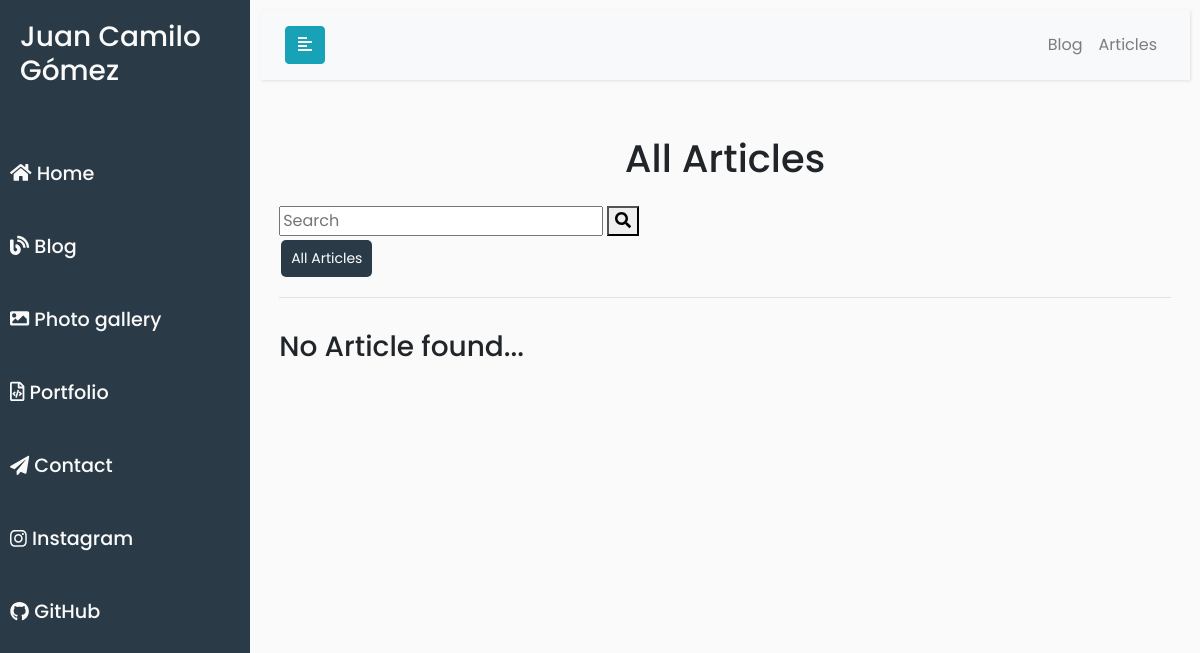
The app's page /blog/articles/, older data.
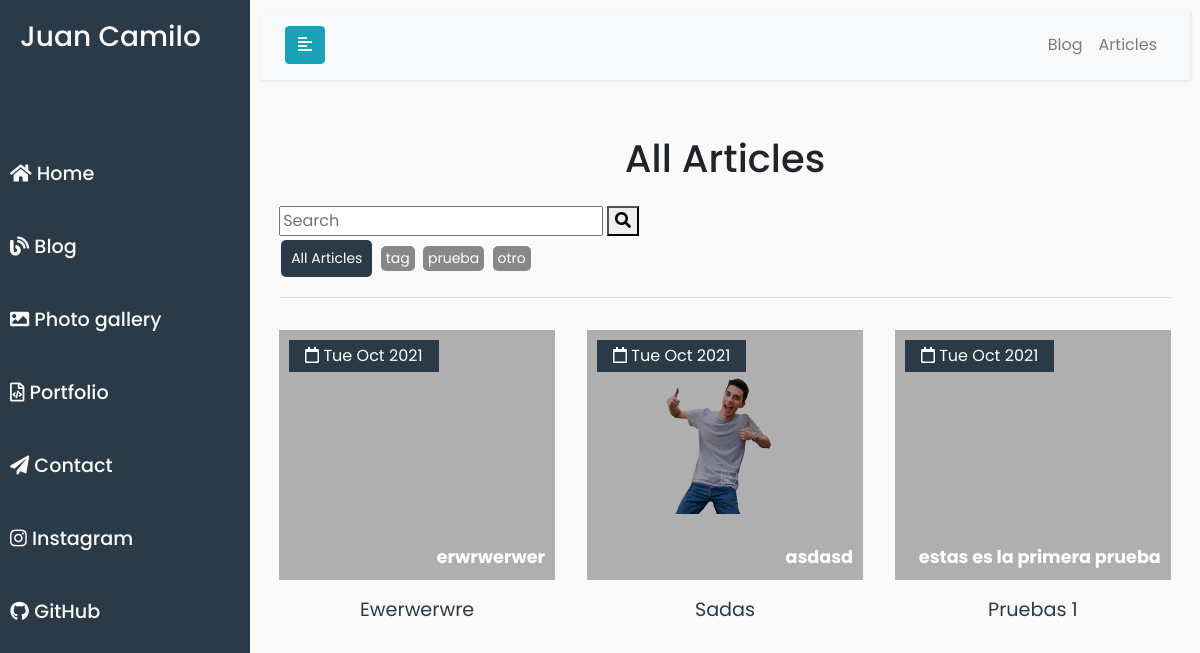
The same page, newer data.
### app/core/models.py (models this page shows, shortened)
class Home(models.Model):
    name = models.CharField(max_length=20, verbose_name='Name of Page')
    acronym = models.CharField(max_length=2, verbose_name='Acronym of Name')
    title = models.CharField(max_length=20, verbose_name='Title of Page')
    instagram_url = models.URLField(verbose_name='Your instagram url')
    github_url = models.URLField(verbose_name='Your Git-Hub url')
    greetings_1 = models.CharField(max_length=5, verbose_name='Greetings in page 1st')
    greetings_2 = models.CharField(max_length=5, verbose_name='Greetings in page 2nd')
    picture = models.ImageField(upload_to='home/' , verbose_name='Your Photo')
    updated = models.DateTimeField(auto_now=True)

### app/blog/models.py (models this page shows, shortened)
class Tag(models.Model):
    name = models.CharField(max_length=100)

class Article(models.Model):
    author = models.ForeignKey(
        Profile, on_delete=models.CASCADE, related_name='author')
    headline = models.CharField(max_length=200)
    sub_headline = models.CharField(max_length=200, null=True, blank=True)
    image = models.ImageField(null=True, blank=True, upload_to="blog/article", default="placeholder.png")
    body = RichTextUploadingField(null=True, blank=True)
    featured = models.BooleanField(default=True)
    tags = models.ManyToManyField(Tag, blank=True)
    options = (
        ('draft', 'Draft'),
        ('published', 'Published'),
    )
    slug = models.SlugField(max_length=250, unique_for_date='publish')
    publish = models.DateTimeField(default=timezone.now)
    status = models.CharField(max_length=10, choices=options, default='draft')
    objects = models.Manager()  # default manager
    articlemanager = ArticleManager()  # custom manager
    def get_absolute_url(self):
        return reverse('blog:article', args=[self.slug])
    class Meta:
        ordering = ('-publish',)

### app/blog/views.py (the view)
# urls.py: path('articles/', views.articles, name='articles'),
def articles(request):
    home = Home.objects.latest('updated')
    query = request.GET.get('query')
    if query == None:
        query = ''
    articles = Article.articlemanager.filter(
        Q(headline__icontains=query) |
        Q(sub_headline__icontains=query) |
        Q(body__icontains=query)
    )
    tags = Tag.objects.all()
    context = {
        'home': home,
        'articles': articles,
        'tags': tags,
    }
    return render(request, 'blog/articles.html', context)

### app/blog/models.py (called while the page is built)
        def get_queryset(self):
            return super().get_queryset() .filter(status='published')

### app/static/templates/blog/articles.html (shortened to what this page needs)
{% extends "base/base.html" %} {% load static %}
{% block head %}
<link rel="stylesheet" href="{% static 'css/blog/blog.css' %}" />
{% endblock %}
{% block content %}
<div id="content">
  <div class="topbar">
    <nav class="navbar navbar-expand-lg navbar-light bg-light">
      <div class="container-fluid">
        <button type="button" id="sidebarCollapse" class="btn btn-info">
          <i class="fas fa-align-left"></i>
        </button>
        <div class="collapse navbar-collapse nav__menu" id="navbarSupportedContent">
          <ul class="nav navbar-nav ml-auto">
            <li class="nav-item">
              <a class="nav-link" href="{% url 'blog:blog' %}">Blog</a>
            </li>
            <li class="nav-item">
              <a class="nav-link" href="{% url 'blog:articles' %}">Articles</a>
            </li>
          </ul>
        </div>
      </div>
    </nav>
  </div>
  <div class = "container2">
    <div class = "title">
      <h2>All Articles</h2>
    </div>
    <form method="GET">
      <input type="text" id="query" name="query" class="textbox" placeholder="Search">
      <button type = "submit" class="button">
        <i class='fas fa-search'></i>
      </button>
    </form>
    <div class="article-meta">
      <a class="back-button" href="{% url 'blog:articles' %}">All Articles</a>
      {% for tag in tags %}
      <span class="tag"><a href="{{ tag.name.url }}">{{ tag.name }}</a></span>
      {% endfor %}
    </div>
    <hr>
    <div class = "featured-content">
      {% for article in articles %}
      <div class = "featured-item">
        <div class = "featured-img">
          <a href="{{ article.get_absolute_url }}">
            <img src = "{{ article.image.url }}" alt = "">
            <span><i class='far fa-calendar'></i>{{ article.publish|date:" D M Y " }}</span>
            <span>{{ article.sub_headline }}</span>
          </a>
        </div>
        <div class = "featured-title">
          <a href = "{{ article.get_absolute_url }}">{{ article.headline }}</a>
        </div>
      </div>
      {% empty %}
			  <h3>No Article found...</h3>
      {% endfor %}
    </div>
  </div>
</div>
{% endblock content %}

### app/static/templates/base/base.html (shortened to what this page needs)
{% load static %}
<!DOCTYPE html>
<html lang="en">
    <head>
        <link   rel="stylesheet"
                href="https://stackpath.bootstrapcdn.com/bootstrap/4.1.0/css/bootstrap.min.css"
/>
        <link rel="stylesheet" href="{% static 'css/base/base.css' %}" />
        {% block head %}{% endblock head %}
    </head>
<body>
    <div class="wrapper">
            <nav id="sidebar">
                <div class="sidebar1 sidebar-header">
                    <h3> {{ home.name }} </h3>
                </div>
                <ul class="sidebar2 list-unstyled components">
                    <li class={% if request.path == '/' %}active{% endif %}>
                        <a href="/">
                            <i class="fas fa-home"></i>
                            <h4>Home</h4>
                        </a>
                    </li>
                    <li class={% if request.path == '/blog/' %}active{% endif %}>
                        <a href="/blog">
                            <i class="fas fa-blog"></i>
                            <h4>Blog</h4>
                        </a>
                    </li>
                    <li class={% if request.path == '/gallery/' %}active{% endif %}>
                        <a href="/gallery">
                            <i class="fas fa-image"></i>
                            <h4>Photo gallery</h4>
                        </a>
                    </li>
                    <li class={% if request.path == '/portfolio/' %}active{% endif %}>
                        <a href="/portfolio">
                            <i class="far fa-file-code"></i>
                            <h4>Portfolio</h4>
                        </a>
                    </li>
                    <li class={% if request.path == '/contact/' %}active{% endif %}>
                        <a href="/contact">
                            <i class="fas fa-paper-plane"></i>
                            <h4>Contact</h4>
                        </a>
                    </li>
                    <li>
                        <a href="https://www.instagram.com/juankgmr/" target="_blank">
                            <i class="fab fa-instagram"></i>
                            <h4>Instagram</h4>
                        </a>
                    </li>
                    <li>
                        <a href="https://github.com/juancgr303" >
                            <i class="fab fa-github"></i>
                            <h4>GitHub</h4>
                        </a>
                    </li>
                </ul>
            </nav>
        {% block content %}
        {% endblock  %}
    </div>
</body>
</html>

### app/static/css/base/base.css (style rules this page uses)
:root { --first-color: #2A3B47; --second-color: #48657A; --white-color: #fafafa; --text-color: #999; --header-height: 4rem; --big-font-size: 10rem; --h2-font-size: 1.25rem; }
:root { --mb-1: .5rem; --mb-2: 1rem; --mb-3: 1.5rem; --mb-4: 2rem; }
h4 { font-size: 1em; text-align: left; display: inline-block; }
ul { margin: 0; padding: 0; list-style: none; }
body { font-family: 'Poppins', sans-serif; background: var(--white-color); }
a, a:hover, a:focus { color: inherit; text-decoration: none; transition: all 0.3s; }
.navbar { padding: 15px 10px; background: var(--white-color); border: none; border-radius: 0; margin-bottom: 40px; box-shadow: 1px 1px 3px rgba(0, 0, 0, 0.1); }
i, span { display: inline-block; }
@media screen and (min-width: 768px) { body { margin: 0; } }
.wrapper { display: flex; align-items: stretch; }
#sidebar { min-width: 250px; max-width: 250px; background: var(--first-color); color: var(--white-color); transition: all 0.3s; }
.sidebar1 { position: -webkit-sticky; position: sticky; top: 0; }
.sidebar2 { position: -webkit-sticky; position: sticky; top: 120px; }
#sidebar ul li a { text-align: left; font-size: 1.2em !important; padding: 20px 10px !important; }
#sidebar .sidebar-header { padding: 20px; background: var(--first-color); }
#sidebar ul.components { padding: 20px 0; }
#sidebar ul li a { padding: 10px; font-size: 1.1em; display: block; }
#content { width: 100%; padding: 10px; min-height: 100vh; transition: all 0.3s; }

### app/static/css/blog/blog.css (style rules this page uses)
.container2 { max-width: 100vw !important; margin: 0 auto !important; padding: 0 1.2rem !important; }
img { width: 100% ; }
.title { text-align: center; padding: 1rem 0; }
.title h2 { font-size: 2.4rem ; }
.featured-content { margin: 2rem 0; }
.featured-item { cursor: pointer; margin: 1.5rem 0; }
.featured-img { position: relative; height: 250px; overflow: hidden; }
.featured-img::after { position: absolute; content: ""; top: 0; left: 0; width: 100%; height: 100%; background: rgba(0, 0, 0, 0.3); }
.featured-img img { transition: all 0.5s ease; width: 100% ; }
.featured-img span:first-of-type { position: absolute; z-index: 1; top: 10px; left: 10px; background: var(--first-color); color: #fff; padding: 0.25rem 1rem; }
.featured-img span:last-of-type { position: absolute; z-index: 1; bottom: 10px; right: 10px; color: #fff; font-weight: 700; font-size: 1.1rem; }
.featured-title { padding: 1rem; font-size: 1.2rem; text-align: center; width: 70%; margin: 0 auto; }
.featured-title a { color: var(--first-color); text-decoration: none; text-transform: capitalize; }
@media screen and (min-width: 768px) { .featured-content { display: grid; grid-template-columns: repeat(2, 1fr); gap: 2rem; } }
@media screen and (min-width: 768px) { .featured-item { margin: 0; } }
@media screen and (min-width: 1200px) { .featured-content { grid-template-columns: repeat(3, 1fr); } }
.tag { display:inline-block; color:#fff; background-color: #888; border-radius: 5px; margin: 2px; padding: 2px 5px; font-size: 14px; cursor: pointer; text-decoration: none; }
.tag a { text-decoration: none; color: white; }
.back-button { padding: 8px 10px; color: #fff; text-align: center; text-decoration: none; font-size: 14px; display: inline-block; margin: 4px 2px; transition-duration: 0.4s; cursor: pointer; background-color: var(--first-color); border-radius: 5px; }

Row changes from the older to the newer data that the page shows:
changed Home: name "Juan Camilo Gómez" → "Juan Camilo"
added Tag: name "tag"
added Tag: name "prueba"
added Tag: name "otro"
added Article: publish "Tue Oct 2021", sub_headline "erwrwerwer", headline "Ewerwerwre"
added Article: image (picture), publish "Tue Oct 2021", sub_headline "asdasd", headline "Sadas"
added Article: publish "Tue Oct 2021", sub_headline "estas es la primera prueba", headline "Pruebas 1"
Text that changed along with them:
text no longer shown: "No Article found..."
